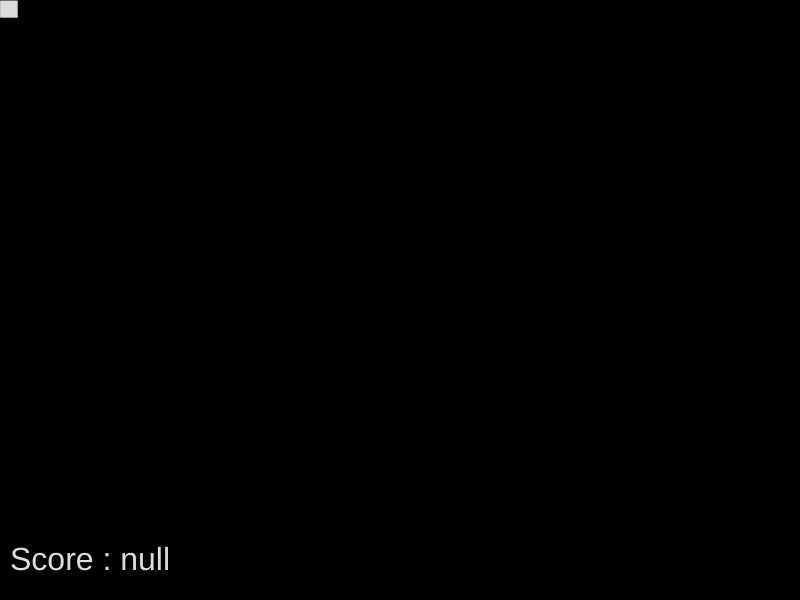
Frame 1 (no input)
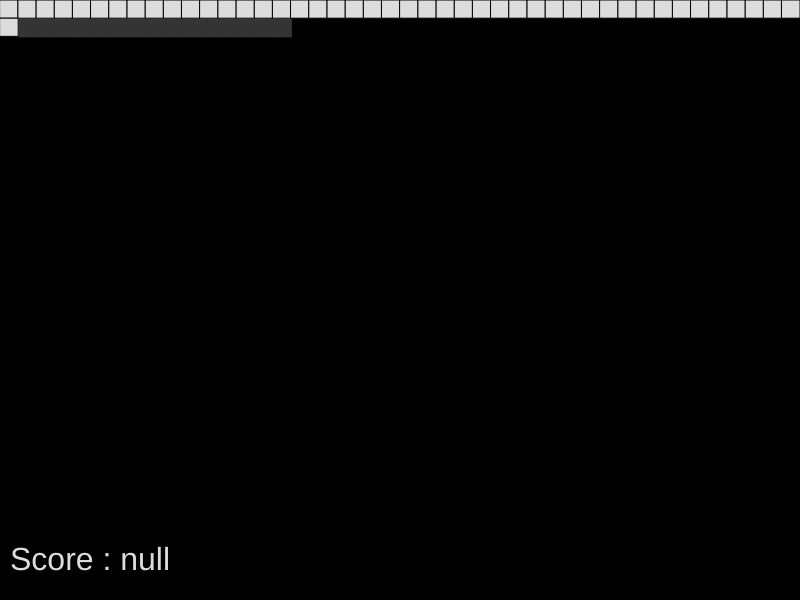
Frame 60 (no input)
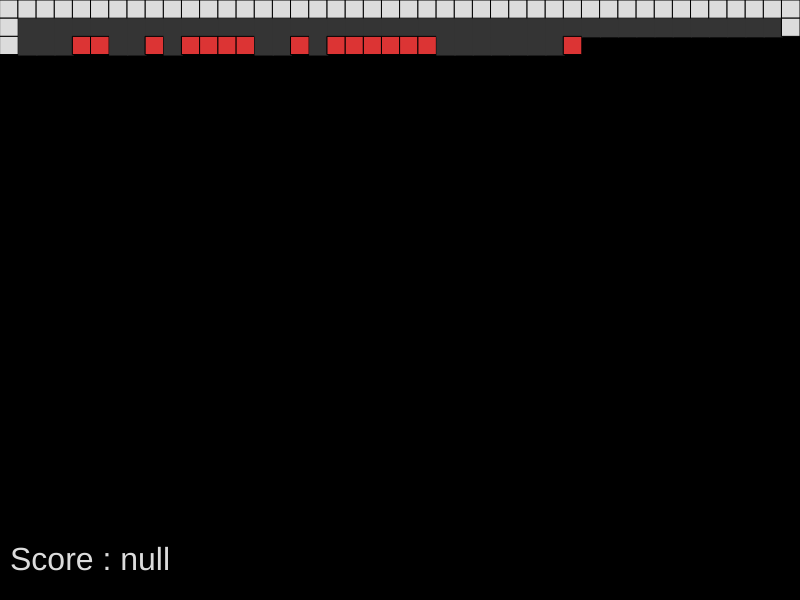
Frame 120 (the mouse pressed at the canvas centre since frame 60)

The p5.js sketch that drew these frames (run headless with seeded random() and noise() and a simulated clock; from frame 60 on, the mouse is pressed at the canvas centre):

// p5.js sketch
// ── sketch.js
const data = "1,380,379,385,1008,2575,987010,381,1005,381,12,99,109,2576,1101,0,0,383,1102,0,1,382,21002,382,1,1,20102,1,383,2,21102,1,37,0,1105,1,578,4,382,4,383,204,1,1001,382,1,382,1007,382,44,381,1005,381,22,1001,383,1,383,1007,383,22,381,1005,381,18,1006,385,69,99,104,-1,104,0,4,386,3,384,1007,384,0,381,1005,381,94,107,0,384,381,1005,381,108,1106,0,161,107,1,392,381,1006,381,161,1102,-1,1,384,1106,0,119,1007,392,42,381,1006,381,161,1102,1,1,384,20102,1,392,1,21101,0,20,2,21101,0,0,3,21102,138,1,0,1106,0,549,1,392,384,392,20102,1,392,1,21102,1,20,2,21101,0,3,3,21101,161,0,0,1105,1,549,1101,0,0,384,20001,388,390,1,20101,0,389,2,21101,180,0,0,1106,0,578,1206,1,213,1208,1,2,381,1006,381,205,20001,388,390,1,20102,1,389,2,21101,0,205,0,1106,0,393,1002,390,-1,390,1101,0,1,384,20102,1,388,1,20001,389,391,2,21101,228,0,0,1105,1,578,1206,1,261,1208,1,2,381,1006,381,253,21002,388,1,1,20001,389,391,2,21101,0,253,0,1106,0,393,1002,391,-1,391,1102,1,1,384,1005,384,161,20001,388,390,1,20001,389,391,2,21102,1,279,0,1106,0,578,1206,1,316,1208,1,2,381,1006,381,304,20001,388,390,1,20001,389,391,2,21102,1,304,0,1105,1,393,1002,390,-1,390,1002,391,-1,391,1102,1,1,384,1005,384,161,21002,388,1,1,21001,389,0,2,21101,0,0,3,21101,338,0,0,1105,1,549,1,388,390,388,1,389,391,389,20101,0,388,1,21002,389,1,2,21101,4,0,3,21101,0,365,0,1105,1,549,1007,389,21,381,1005,381,75,104,-1,104,0,104,0,99,0,1,0,0,0,0,0,0,239,20,17,1,1,22,109,3,21201,-2,0,1,22101,0,-1,2,21102,0,1,3,21102,1,414,0,1106,0,549,22101,0,-2,1,22101,0,-1,2,21101,0,429,0,1106,0,601,1202,1,1,435,1,386,0,386,104,-1,104,0,4,386,1001,387,-1,387,1005,387,451,99,109,-3,2106,0,0,109,8,22202,-7,-6,-3,22201,-3,-5,-3,21202,-4,64,-2,2207,-3,-2,381,1005,381,492,21202,-2,-1,-1,22201,-3,-1,-3,2207,-3,-2,381,1006,381,481,21202,-4,8,-2,2207,-3,-2,381,1005,381,518,21202,-2,-1,-1,22201,-3,-1,-3,2207,-3,-2,381,1006,381,507,2207,-3,-4,381,1005,381,540,21202,-4,-1,-1,22201,-3,-1,-3,2207,-3,-4,381,1006,381,529,22102,1,-3,-7,109,-8,2105,1,0,109,4,1202,-2,44,566,201,-3,566,566,101,639,566,566,2101,0,-1,0,204,-3,204,-2,204,-1,109,-4,2106,0,0,109,3,1202,-1,44,593,201,-2,593,593,101,639,593,593,21001,0,0,-2,109,-3,2106,0,0,109,3,22102,22,-2,1,22201,1,-1,1,21102,1,487,2,21101,744,0,3,21101,968,0,4,21102,1,630,0,1106,0,456,21201,1,1607,-2,109,-3,2105,1,0,1,1,1,1,1,1,1,1,1,1,1,1,1,1,1,1,1,1,1,1,1,1,1,1,1,1,1,1,1,1,1,1,1,1,1,1,1,1,1,1,1,1,1,1,1,0,0,0,0,0,0,0,0,0,0,0,0,0,0,0,0,0,0,0,0,0,0,0,0,0,0,0,0,0,0,0,0,0,0,0,0,0,0,0,0,0,0,1,1,0,0,0,2,2,0,0,2,0,2,2,2,2,0,0,2,0,2,2,2,2,2,2,0,0,0,0,0,0,0,2,0,2,2,2,0,0,0,0,0,0,0,1,1,0,0,0,2,0,0,2,2,0,0,2,0,2,0,2,2,2,0,2,0,2,0,0,0,2,0,0,0,0,0,0,0,0,0,2,2,2,0,2,2,0,0,1,1,0,0,0,2,0,2,2,2,2,0,0,0,0,2,2,0,2,0,2,0,2,2,2,2,0,2,2,2,0,0,2,2,0,0,2,0,0,2,2,2,2,0,1,1,0,2,2,0,2,0,2,2,2,2,0,0,2,2,0,0,0,0,0,0,0,2,2,2,2,2,0,2,2,0,2,2,2,2,0,0,0,2,0,0,2,0,1,1,0,0,2,0,0,2,0,0,0,0,0,2,0,0,2,2,0,0,0,0,0,2,0,0,0,2,2,2,2,2,0,0,0,0,0,2,2,2,0,0,0,0,1,1,0,2,0,2,2,0,2,0,0,0,0,0,0,2,0,2,0,0,0,0,0,2,0,0,2,2,0,0,0,0,2,2,0,0,0,2,2,0,0,2,0,0,1,1,0,0,0,2,2,2,0,2,0,2,0,0,2,0,0,2,0,0,0,2,0,0,2,0,2,0,0,0,0,2,0,0,2,2,0,2,2,0,0,2,0,0,1,1,0,0,2,0,2,0,2,0,2,2,0,0,2,2,0,0,0,0,0,2,0,2,0,0,0,0,0,0,2,0,0,2,0,0,0,0,0,0,0,0,2,0,1,1,0,0,2,0,0,0,0,2,2,0,0,0,0,0,0,0,0,0,0,0,2,0,0,2,0,2,2,0,0,2,2,2,0,0,2,2,2,2,2,0,0,0,1,1,0,2,0,2,0,0,0,2,0,0,0,2,2,0,0,2,0,0,0,0,0,0,0,2,2,0,2,2,0,2,0,2,0,0,0,2,2,0,0,0,0,0,1,1,0,2,2,0,0,0,2,2,0,0,0,0,2,0,0,2,0,2,2,2,0,0,0,2,0,0,2,2,2,2,2,0,0,0,0,0,0,0,2,2,0,0,1,1,0,0,0,2,2,2,2,0,2,2,2,0,0,2,2,2,2,0,0,2,0,2,0,0,0,0,2,2,2,2,2,2,0,2,2,2,0,0,2,2,2,0,1,1,0,2,0,2,2,0,2,0,0,2,0,2,2,0,0,0,2,0,0,0,0,0,2,2,2,0,0,2,0,2,2,0,0,2,2,2,0,2,2,0,0,0,1,1,0,0,2,0,0,2,2,0,0,2,2,2,0,0,0,0,0,2,2,0,0,0,2,0,2,0,0,0,0,2,2,0,0,0,0,0,2,0,0,2,0,0,1,1,0,0,0,0,0,0,0,0,0,0,0,0,0,0,0,0,0,0,0,0,0,0,0,0,0,0,0,0,0,0,0,0,0,0,0,0,0,0,0,0,0,0,1,1,0,0,0,0,0,0,0,0,0,0,0,0,0,0,0,0,0,0,0,4,0,0,0,0,0,0,0,0,0,0,0,0,0,0,0,0,0,0,0,0,0,0,1,1,0,0,0,0,0,0,0,0,0,0,0,0,0,0,0,0,0,0,0,0,0,0,0,0,0,0,0,0,0,0,0,0,0,0,0,0,0,0,0,0,0,0,1,1,0,0,0,0,0,0,0,0,0,0,0,0,0,0,0,0,0,0,0,0,0,0,0,0,0,0,0,0,0,0,0,0,0,0,0,0,0,0,0,0,0,0,1,1,0,0,0,0,0,0,0,0,0,0,0,0,0,0,0,0,0,0,0,0,0,3,0,0,0,0,0,0,0,0,0,0,0,0,0,0,0,0,0,0,0,0,1,1,0,0,0,0,0,0,0,0,0,0,0,0,0,0,0,0,0,0,0,0,0,0,0,0,0,0,0,0,0,0,0,0,0,0,0,0,0,0,0,0,0,0,1,57,82,58,90,4,73,33,23,24,29,55,37,9,40,59,69,10,33,96,78,20,58,37,47,72,45,47,56,93,19,16,83,93,11,32,43,50,31,7,12,5,78,48,96,41,7,16,29,13,73,66,66,92,19,23,43,96,4,16,93,75,60,8,73,91,76,9,88,82,70,92,77,46,8,65,93,47,32,89,1,36,54,7,32,62,28,7,45,82,37,84,88,54,9,73,91,65,94,81,31,32,88,16,47,10,57,20,80,81,63,4,37,98,58,78,66,58,40,47,33,27,4,21,36,55,38,6,5,12,71,20,85,7,26,28,55,12,69,86,5,9,9,32,12,47,65,98,1,48,40,31,84,67,67,43,97,52,62,20,91,76,31,75,98,55,35,43,69,37,46,5,51,96,10,49,91,32,44,96,63,25,80,90,47,58,37,81,82,30,18,90,69,80,85,46,68,91,78,97,54,44,18,38,78,11,21,1,55,66,4,55,52,74,53,61,6,70,43,86,97,97,36,98,58,18,14,29,84,13,78,60,57,20,55,18,82,82,84,83,24,18,15,43,39,55,61,29,2,15,45,7,51,9,26,88,51,70,11,20,21,74,23,60,76,14,16,42,80,45,81,49,4,29,2,45,6,13,54,48,91,78,7,88,27,82,10,28,70,46,56,93,3,26,19,41,46,34,39,43,22,8,48,13,68,38,50,70,1,17,78,16,46,86,32,47,83,46,47,63,61,22,10,45,6,97,52,88,54,10,47,28,47,79,31,10,89,79,44,83,77,23,85,46,76,68,20,13,40,94,51,40,75,65,69,88,76,13,94,25,38,68,40,96,25,26,9,7,51,17,84,24,90,94,13,62,27,28,4,55,80,2,86,83,76,73,62,66,90,71,54,26,78,36,6,66,58,89,42,44,94,92,46,91,68,98,38,37,49,28,74,80,23,3,42,42,90,1,38,52,59,48,65,50,98,90,39,21,16,20,25,57,36,53,49,79,79,14,85,39,9,24,58,9,19,72,70,2,10,43,7,58,66,84,70,29,18,97,76,16,56,91,1,32,23,89,20,96,27,40,71,35,42,79,80,61,97,78,2,81,6,51,87,23,47,73,84,57,16,87,42,66,79,33,28,30,34,16,92,22,60,68,34,26,47,50,52,32,80,18,40,48,59,23,24,80,49,14,61,93,66,35,14,68,52,24,21,7,27,65,57,63,91,18,93,7,84,56,51,31,38,28,90,52,5,61,37,81,44,17,79,63,50,54,56,58,7,39,96,80,27,53,73,27,77,59,37,37,24,30,22,47,57,84,76,27,20,1,16,83,96,82,40,55,44,77,1,60,59,94,8,12,40,75,94,65,40,34,35,13,69,46,79,52,73,23,79,25,73,81,75,33,94,57,45,92,41,82,76,86,5,34,16,47,42,61,25,70,52,54,28,12,57,3,61,80,50,65,42,94,97,97,65,50,89,94,7,21,1,21,68,69,75,13,2,64,67,32,85,73,72,7,49,43,92,59,90,4,12,98,28,53,36,97,53,11,45,21,24,74,11,85,3,11,47,54,5,47,22,98,18,30,82,1,79,59,3,27,25,70,6,79,94,85,17,58,4,23,33,64,40,56,43,14,77,98,75,13,33,45,12,22,6,46,33,48,62,77,50,40,65,88,8,50,43,67,41,2,74,81,44,66,59,52,86,51,35,4,24,58,56,85,57,58,81,41,24,63,73,80,21,63,90,69,94,36,26,85,12,86,64,1,5,35,58,36,29,75,82,15,18,63,73,16,4,62,53,30,91,85,42,46,13,57,53,24,93,91,28,10,19,94,44,82,24,57,24,85,23,6,34,83,83,63,84,65,51,72,54,85,70,40,26,76,76,31,19,93,65,25,63,88,10,3,53,62,31,12,39,42,18,23,26,27,27,56,9,82,50,86,23,5,44,24,86,62,31,6,59,70,53,29,67,82,41,51,51,39,47,14,26,88,5,51,88,57,36,13,19,43,11,80,30,39,50,35,91,91,92,57,28,9,6,29,53,51,59,4,60,86,94,16,78,34,2,37,8,34,61,36,50,94,28,74,6,58,37,59,98,79,89,74,96,19,27,40,13,50,72,32,10,87,38,75,25,40,52,36,64,77,15,6,5,16,25,67,57,94,24,4,8,31,73,36,47,28,23,14,77,94,9,79,44,45,4,98,54,47,28,987010";
const states = {RUNNING : 0, HALTED : 1, STOPPED : 2};
const tiles = {EMPTY : 0, WALL : 1, BLOCK : 2, PADDLE : 3, BALL : 4};
const position = {NEUTRAL : 0, LEFT : -1, RIGHT : 1};
const DEBUG = false;

const prog = new IntProgram();
const screen = {};

let init = false;
let paddle = null;
let ball = null;
let score = null;
let input = position.NEUTRAL;
const maxX = 43;
const maxY = 21;
const screenWidth = 800;
const screenHeight = 600;
const ratio = Math.min(screenWidth / (maxX + 1), screenHeight / (maxY + 1));

function setup() {
    createCanvas(screenWidth, screenHeight);
    prog.memory[0] = 2;
}

function draw() {
    let state;
    do {
        state = process();
        if(state.x == maxX && state.y == maxY) init = true;
    }
    while(state.playing && init && state.id != tiles.BALL)
    if(!state.playing) noLoop();
    background(0);
    stroke(1);
    fill(220);
    for(let x = 0; x <= maxX; x++) {
        for(let y = 0; y <= maxY; y++) {
            if(screen[x]) {
                let id = screen[x][y];
                if(id == tiles.WALL) {
                    stroke(1);
                    fill(220);
                    rect(x * ratio, y * ratio, ratio, ratio);
                }
                else if(id == tiles.BALL) {
                    stroke(1);
                    noStroke();
                    fill(52);
                    rect(x * ratio, y * ratio, ratio + 1, ratio + 1);
                    stroke(1);
                    fill(52, 220 , 52);
                    ellipse(x * ratio + ratio / 2, y * ratio + ratio / 2, ratio * 0.8, ratio * 0.8);
                }
                else if(id == tiles.BLOCK) {
                    stroke(1);
                    fill(220, 52, 52);
                    rect(x * ratio, y * ratio, ratio, ratio);
                }
                else if(id == tiles.PADDLE) {
                    stroke(1);
                    noStroke();
                    fill(52);
                    rect(x * ratio, y * ratio, ratio + 1, ratio + 1);
                    stroke(1);
                    fill(52, 52, 220);
                    rect(x * ratio, y * ratio, ratio, ratio / 2);
                }
                else if(id == tiles.EMPTY) {
                    stroke(1);
                    noStroke();
                    fill(52);
                    rect(x * ratio, y * ratio, ratio + 1, ratio + 1);
                }
            }
        }
    }

    textSize(32);
    text(`Score : ${score}`, 10, screenHeight - 30);
}


function IntProgram() {
    this.pointer = 0;
    this.relativeBase = 0;
    this.intcode = data.split(',').map(Number);
    this.input = null;
    this.output = null;
    this.state = states.RUNNING;

    this.modes = {
        read : {
            "0" : value => this.intcode[value] || 0,
            "1" : value => value,
            "2" : (value, offset) => this.intcode[value + offset] || 0
        },
        
        write : {
            "0" : value => value,
            "2" : (value, offset) => value + offset
        }
    };

    this.instructions = {
        "01" : parametersMode => {
            const value1 = this.modes.read[parametersMode[2]](this.intcode[this.pointer + 1] || 0, this.relativeBase);
            const value2 = this.modes.read[parametersMode[1]](this.intcode[this.pointer + 2] || 0, this.relativeBase);
            const value3 = this.modes.write[parametersMode[0]](this.intcode[this.pointer + 3] || 0, this.relativeBase);
            this.intcode[value3] = value1 + value2;
            this.pointer += 4;
        },
        "02" : parametersMode => {
            const value1 = this.modes.read[parametersMode[2]](this.intcode[this.pointer + 1] || 0, this.relativeBase);
            const value2 = this.modes.read[parametersMode[1]](this.intcode[this.pointer + 2] || 0, this.relativeBase);
            const value3 = this.modes.write[parametersMode[0]](this.intcode[this.pointer + 3] || 0, this.relativeBase);
            this.intcode[value3] = value1 * value2;
            this.pointer += 4;
        },
        "03" : parametersMode => {
            const value1 = this.modes.write[parametersMode[2]](this.intcode[this.pointer + 1] || 0, this.relativeBase);
            this.intcode[value1] = this.input;
            this.pointer += 2;
        },
        "04" : parametersMode => {
            const value1 = this.modes.read[parametersMode[2]](this.intcode[this.pointer + 1] || 0, this.relativeBase);
            this.output = value1;
            this.pointer += 2;
            this.state = states.HALTED;
        },
        "05" : parametersMode => {
            const value1 = this.modes.read[parametersMode[2]](this.intcode[this.pointer + 1] || 0, this.relativeBase);
            const value2 = this.modes.read[parametersMode[1]](this.intcode[this.pointer + 2] || 0, this.relativeBase);
            if(value1 != 0) this.pointer = value2;
            else this.pointer += 3;
        },
        "06" : parametersMode => {
            const value1 = this.modes.read[parametersMode[2]](this.intcode[this.pointer + 1] || 0, this.relativeBase);
            const value2 = this.modes.read[parametersMode[1]](this.intcode[this.pointer + 2] || 0, this.relativeBase);
            if(value1 == 0) this.pointer = value2;
            else this.pointer += 3;
        },
        "07" : parametersMode => {
            const value1 = this.modes.read[parametersMode[2]](this.intcode[this.pointer + 1] || 0, this.relativeBase);
            const value2 = this.modes.read[parametersMode[1]](this.intcode[this.pointer + 2] || 0, this.relativeBase);
            const value3 = this.modes.write[parametersMode[0]](this.intcode[this.pointer + 3] || 0, this.relativeBase);
            this.intcode[value3] = value1 < value2 ? 1 : 0;
            this.pointer += 4;
        },
        "08" : parametersMode => {
            const value1 = this.modes.read[parametersMode[2]](this.intcode[this.pointer + 1] || 0, this.relativeBase);
            const value2 = this.modes.read[parametersMode[1]](this.intcode[this.pointer + 2] || 0, this.relativeBase);
            const value3 = this.modes.write[parametersMode[0]](this.intcode[this.pointer + 3] || 0, this.relativeBase);
            this.intcode[value3] = value1 == value2 ? 1 : 0;
            this.pointer += 4;
        },
        "09" : parametersMode => {
            const value1 = this.modes.read[parametersMode[2]](this.intcode[this.pointer + 1] || 0, this.relativeBase);
            this.relativeBase += value1;
            this.pointer += 2;
        },
        "99" : () => {
            this.state = states.STOPPED;
        }
    };

    return {
        memory : this.intcode,
        process : value => {
            this.input = value;
            this.state = states.RUNNING;
            while(true) {
                const program = this.intcode[this.pointer].toString().padStart(5, '0');
                let parameters = program.slice(0, program.length - 2);
                let opcode = program.slice(program.length - 2);

                if(this.state != states.RUNNING) return {state : this.state, output : this.output};
                this.instructions[opcode](parameters);
            }
        }
    }
}

function process() {
    let state = prog.process(input);
    if(state.state == states.STOPPED) return {playing : false};
    const x = state.output;

    state = prog.process(input);
    if(state.state == states.STOPPED) return {playing : false};
    const y = state.output;

    state = prog.process(input);
    if(state.state == states.STOPPED) return {playing : false};
    const id = state.output;

    if(!screen[x]) screen[x] = {};
    screen[x][y] = id;

    if(x == -1 && y == 0) score = id;
    else if(id == tiles.PADDLE) paddle = {x, y};
    else if(id == tiles.BALL) ball = {x, y};

    if(paddle && ball) {
        if(ball.x < paddle.x) input = position.LEFT;
        else if(ball.x > paddle.x) input = position.RIGHT;
        else input = position.NEUTRAL;
    }
    
    if(DEBUG) {
        const countBlocks = Object.keys(screen).reduce((acc, x) => acc + Object.keys(screen[x]).filter(y => screen[x][y] == tiles.BLOCK).length, 0);
        console.log(countBlocks);
    }
    return {playing : true, id, x, y};
}
